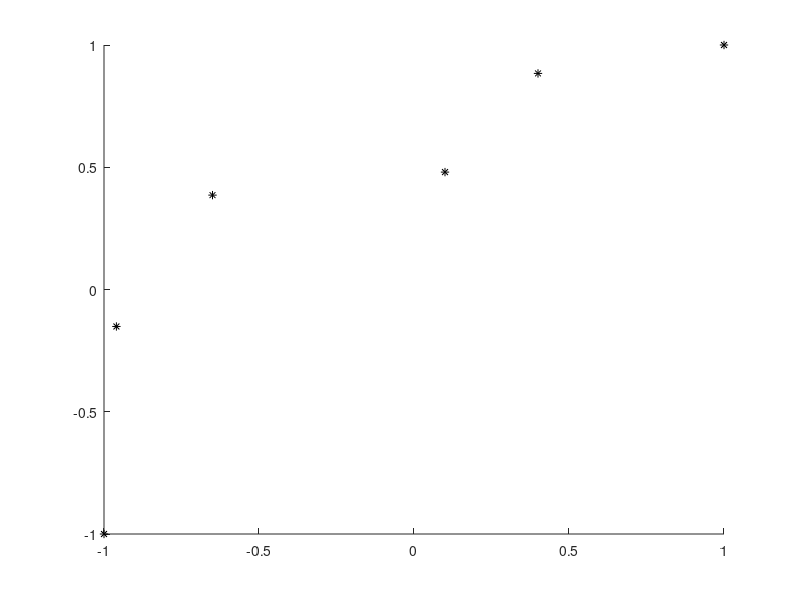

MATLAB code for this plot: (Note: this script raises an error after producing the figure.)
function moler_3_3

% Domanda A

% Carico dati della traccia
x=[-1 -0.96 -0.65 0.10 0.40 1]';
y=[-1 -0.1512 0.3860 0.4802 0.8838 1.]';

hold on

plot(x,y,'*k');

% Preparo interpolazioni

u=(-1:0.01:1)';

pcl = piecelin(x,y,u);
ply = polyinterp(x,y,u);
spl = splinetx(x,y,u);
pch = pchiptx(x,y,u);

plot(u,pcl,':k');
plot(u,ply,'-b');
plot(u,spl,'.-r');
plot(u,pch,'--g');

% Domanda B

eval_point=0.3;

if eval_point+1>0
    u_eval=((eval_point+1)/0.01)+1;

else
    u_eval=((eval_point+1)/0.01);

end

disp(pcl(u_eval));
disp(ply(u_eval));
disp(spl(u_eval));
disp(pch(u_eval));

disp('Commenti arguti per rispondere alla domanda b');

% Domanda C

%Ho messo 5 parametri per (#punti)-1

poly_c=polyfit(x,y,5);

disp('I coefficienti del polinomio sono:');

disp(round(poly_c)); % elimina qualche imprecisione floating point irril.














